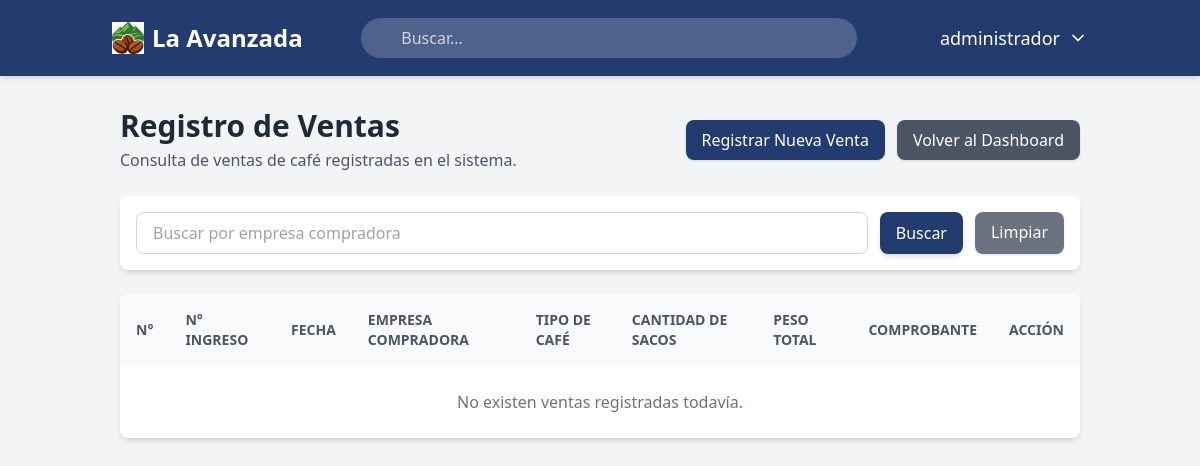
/ventas/ (signed in), run on an earlier commit of the app's database.
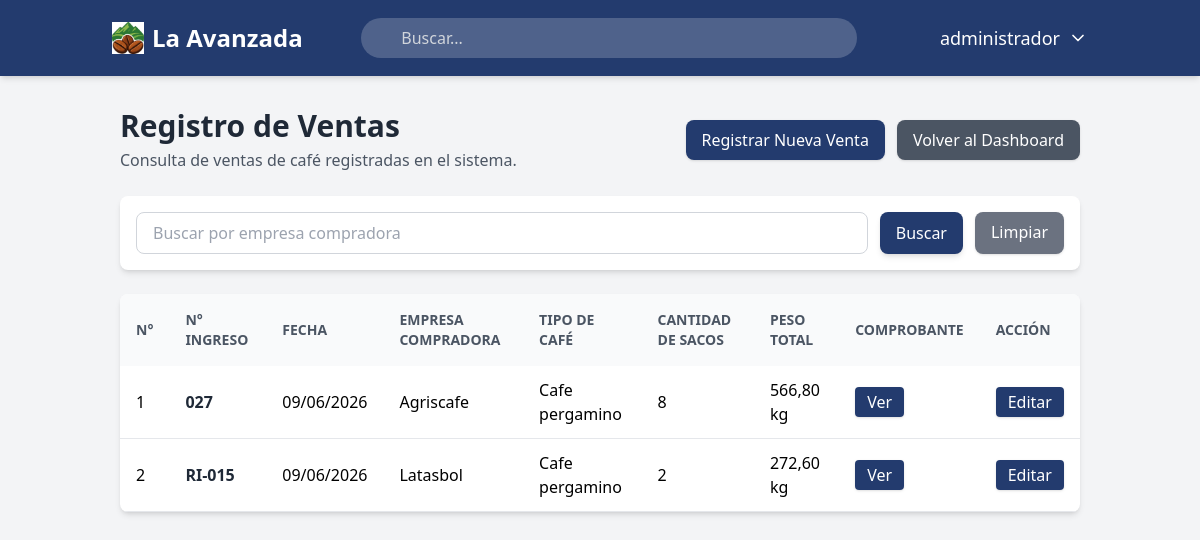
And on a later commit of the database.
### usuarios/models.py (models this page shows)
class Usuario(AbstractUser): # CREAMOS LA CLASE USUARIO
    usuario_id = models.AutoField(primary_key=True) #CAMPO USUARIO ID, ES NUMEROS AUTOMATICOS Y ES LLAVE PRIMARIA
    USERNAME_FIELD = 'username' # CAMPO PARA INICIAR SESION
    class Meta: # CONFIGURACIONES EXTRAS en la bd
        db_table = 'usuarios' # nombre de la tabla
        verbose_name = 'Usuario' # definimos en sigular el modelo dentro del panel de django
        verbose_name_plural = 'Usuarios' # define como se mostrara en plural en django

### ventas/models.py (models this page shows, shortened)
class VentaCafe(models.Model):
    TIPOS_CAFE = [
        ('Cafe pergamino', 'Café pergamino'),
        ('Cafe oro', 'Café oro'),
        ('Cafe miel / honey', 'Café miel / honey'),
    ]
    id_venta = models.AutoField(primary_key=True)
    numero_ingreso = models.CharField(
        max_length=50,
        unique=True
    )
    fecha_venta = models.DateField()
    empresa_compradora = models.CharField(
        max_length=150
    )
    tipo_cafe = models.CharField(
        max_length=30,
        choices=TIPOS_CAFE
    )
    procedencia = models.CharField(
        max_length=100,
        default='Irupana'
    )
    proveedor = models.CharField(
        max_length=100,
        default='La Avanzada'
    )
    cantidad_sacos = models.PositiveIntegerField()
    peso_total_kg = models.DecimalField(
        max_digits=10,
        decimal_places=2
    )
    registrado_por = models.ForeignKey(
        settings.AUTH_USER_MODEL,
        on_delete=models.SET_NULL,
        null=True,
        blank=True,
        related_name='ventas_registradas'
    )
    editado_por = models.ForeignKey(
        settings.AUTH_USER_MODEL,
        on_delete=models.SET_NULL,
        null=True,
        blank=True,
        related_name='ventas_editadas'
    )
    fecha_registro = models.DateTimeField(auto_now_add=True)
    class Meta:
        db_table = 'ventas_cafe'
        ordering = ['-fecha_venta', '-fecha_registro']
        verbose_name = 'Venta de café'
        verbose_name_plural = 'Ventas de café'

### ventas/views.py (the view)
# urls.py: path('', views.lista_ventas, name='lista_ventas'),
@login_required
def lista_ventas(request):
    permiso = obtener_permiso_ventas(request.user)
    if permiso == 0:
        return redirect('dashboard')
    ventas = VentaCafe.objects.all()
    buscar = request.GET.get('buscar', '').strip()
    if buscar:
        ventas = ventas.filter(
            Q(empresa_compradora__icontains=buscar) |
            Q(numero_ingreso__icontains=buscar)
        )
    ventas = ventas.order_by('-fecha_venta', '-fecha_registro')
    paginador = Paginator(ventas, 15)
    numero_pagina = request.GET.get('page')
    page_obj = paginador.get_page(numero_pagina)
    contexto = {
        'page_obj': page_obj,
        'buscar': buscar,
        'permiso': permiso,
    }
    return render(request, 'ventas/lista_ventas.html', contexto)

### principal/context_processors.py (called while the page is built)
def obtener_permisos(request):
    permisos = { # los modulos
        'registrar_compras_cafe': 0,
        'historial_compras': 0,
        'comunidades': 0,
        'productores': 0,
        'registro_ventas_cafe': 0,
        'analisis_predicciones': 0,
        'roles_usuarios': 0,
    }
    roles = []
    if request.user.is_authenticated:
        roles_usuario = UsuarioRol.objects.filter(usuario=request.user)
        roles = [usuario_rol.rol.nombre_rol for usuario_rol in roles_usuario]
        for usuario_rol in roles_usuario:
            rol = usuario_rol.rol
            for modulo in permisos.keys():
                permiso_actual = getattr(rol, modulo, 0)
                if permiso_actual > permisos[modulo]:
                    permisos[modulo] = permiso_actual
    return {
        'permisos': permisos,
        'roles': roles,
    }

### ventas/views.py (called while the page is built)
def obtener_permiso_ventas(usuario):
    roles_usuario = UsuarioRol.objects.filter(usuario=usuario)
    permiso_maximo = 0
    for usuario_rol in roles_usuario:
        rol = usuario_rol.rol
        permiso_actual = getattr(rol, 'registro_ventas_cafe', 0)
        if permiso_actual > permiso_maximo:
            permiso_maximo = permiso_actual
    return permiso_maximo

### ventas/templates/ventas/lista_ventas.html (shortened to what this page needs)
{% extends 'principal/base.html' %}
{% block content %}
<div class="max-w-7xl mx-auto">
  <div class="flex flex-col md:flex-row md:items-center md:justify-between gap-4 mb-6">
    <div>
      <h1 class="text-3xl font-bold text-gray-800">Registro de Ventas</h1>
      <p class="text-gray-600 mt-1">
        Consulta de ventas de café registradas en el sistema.
      </p>
    </div>
    <div class="flex flex-col sm:flex-row gap-3">
      {% if permiso >= 2 %}
      <a
        href="{% url 'ventas:nueva_venta' %}"
        class="bg-[#233b6e] hover:bg-[#1a2c53] text-white px-4 py-2 rounded-lg shadow text-center"
      >
        Registrar Nueva Venta
      </a>
      {% endif %}
      <a
        href="{% url 'dashboard' %}"
        class="bg-gray-600 hover:bg-gray-700 text-white px-4 py-2 rounded-lg shadow text-center"
      >
        Volver al Dashboard
      </a>
    </div>
  </div>
  <div class="bg-white rounded-lg shadow-md p-4 mb-6">
    <form method="get" class="flex flex-col md:flex-row gap-3">
      <input
        type="text"
        name="buscar"
        value="{{ buscar }}"
        placeholder="Buscar por empresa compradora"
        autocomplete="off"
        class="w-full border border-gray-300 rounded-lg px-4 py-2 focus:outline-none focus:ring-2 focus:ring-[#233b6e]"
      />
      <button
        type="submit"
        class="w-full md:w-auto bg-[#233b6e] text-white px-4 py-2 rounded-lg shadow-md hover:bg-[#1a2c53] transition-colors duration-300"
      >
        Buscar
      </button>
      <a
        href="{% url 'ventas:lista_ventas' %}"
        class="bg-gray-500 hover:bg-gray-600 text-white px-4 py-2 rounded-lg shadow text-center"
      >
        Limpiar
      </a>
    </form>
  </div>
  <div class="bg-white rounded-lg shadow-md overflow-hidden">
    <div class="overflow-x-auto">
      <table class="min-w-full border-collapse">
        <thead class="bg-gray-50 text-gray-600 uppercase text-sm">
          <tr>
            <th class="px-4 py-4 text-left font-semibold">N°</th>
            <th class="px-4 py-4 text-left font-semibold">N° ingreso</th>
            <th class="px-4 py-4 text-left font-semibold">Fecha</th>
            <th class="px-4 py-4 text-left font-semibold">Empresa compradora</th>
            <th class="px-4 py-4 text-left font-semibold">Tipo de café</th>
            <th class="px-4 py-4 text-left font-semibold">Cantidad de sacos</th>
            <th class="px-4 py-4 text-left font-semibold">Peso total</th>
            <th class="px-4 py-4 text-left font-semibold">Comprobante</th>
            {% if permiso >= 2 %}
            <th class="px-4 py-4 text-left font-semibold">Acción</th>
            {% endif %}
          </tr>
        </thead>
        <tbody>
          {% for venta in page_obj %}
          <tr class="border-b hover:bg-gray-50">
            <td class="px-4 py-3">
              {{ page_obj.start_index|add:forloop.counter0 }}
            </td>
            <td class="px-4 py-3 font-semibold text-gray-800">
              {{ venta.numero_ingreso }}
            </td>
            <td class="px-4 py-3">
              {{ venta.fecha_venta|date:"d/m/Y" }}
            </td>
            <td class="px-4 py-3">
              {{ venta.empresa_compradora }}
            </td>
            <td class="px-4 py-3">
              {{ venta.tipo_cafe }}
            </td>
            <td class="px-4 py-3">
              {{ venta.cantidad_sacos }}
            </td>
            <td class="px-4 py-3">
              {{ venta.peso_total_kg|floatformat:2 }} kg
            </td>
            <td class="px-4 py-3">
              <a
                href="{% url 'ventas:comprobante_venta_pdf' venta.pk %}"
                target="_blank"
                class="bg-[#233b6e] hover:bg-[#1a2c53] text-white px-3 py-1 rounded shadow transition-colors duration-300"
              >
                Ver
              </a>
            </td>
            {% if permiso >= 2 %}
            <td class="px-4 py-3">
              <a
                href="{% url 'ventas:editar_venta' venta.pk %}"
                class="bg-[#233b6e] hover:bg-[#1a2c53] text-white px-3 py-1 rounded shadow transition-colors duration-300"
              >
                Editar
              </a>
            </td>
            {% endif %}
          </tr>
          {% empty %}
          <tr>
            {% if permiso >= 2 %}
            <td colspan="9" class="px-4 py-6 text-center text-gray-500">
              No existen ventas registradas todavía.
            </td>
            {% else %}
            <td colspan="8" class="px-4 py-6 text-center text-gray-500">
              No existen ventas registradas todavía.
            </td>
            {% endif %}
          </tr>
          {% endfor %}
        </tbody>
      </table>
    </div>
  </div>
</div>
{% endblock %}

### principal/templates/principal/base.html (shortened to what this page needs)
{% load static %}
<!DOCTYPE html>
<html lang="es">
<head>
    <script src="https://cdn.tailwindcss.com"></script>
</head>
<body class="bg-gray-100 font-sans">
    <nav class="bg-[#233b6e] text-white shadow-md">
        <div class="container mx-auto px-4 py-4 flex flex-col md:flex-row justify-between items-center space-y-4 md:space-y-0">
            <a href="{% url 'dashboard' %}" class="flex items-center gap-2 text-2xl font-bold rounded-lg px-2 py-1 transition-all hover:bg-white/10">
                <img src="{% static 'img/logoavanzada2.jpg' %}" alt="La Avanzada" class="h-8 w-8">
                <span>La Avanzada</span>
            </a>
            <div class="relative w-full md:w-1/2">
                <input
                    type="text"
                    id="transaction-input"
                    placeholder="Buscar..."
                    class="w-full bg-white/20 text-white rounded-full py-2 pl-10 pr-4 focus:outline-none focus:ring-2 focus:ring-white/50 placeholder-gray-300"
                >
            </div>
            <div class="flex items-center space-x-6">
                <div class="relative">
                    <button id="user-menu-button" class="flex items-center space-x-2 text-lg font-medium transition-all hover:bg-white/10 p-2 rounded-lg">
                        <span>{{ user.first_name|default:user.username }}</span>
                        <svg xmlns="http://www.w3.org/2000/svg" width="20" height="20"
                             viewBox="0 0 24 24" fill="none" stroke="currentColor"
                             stroke-width="2" stroke-linecap="round" stroke-linejoin="round"
                             class="lucide lucide-chevron-down">
                            <path d="m6 9 6 6 6-6"></path>
                        </svg>
                    </button>
                </div>
            </div>
        </div>
    </nav>
    <main class="container mx-auto p-8">
        {% block content %}
        {% endblock content %}
    </main>
</body>
</html>

What changed in the data, as far as the page shows it:
added VentaCafe: start_index|add "1", numero_ingreso "027", fecha_venta "09/06/2026", empresa_compradora "Agriscafe", tipo_cafe "Cafe pergamino", cantidad_sacos "8", peso_total_kg "566,80"
added VentaCafe: start_index|add "2", numero_ingreso "RI-015", fecha_venta "09/06/2026", empresa_compradora "Latasbol", tipo_cafe "Cafe pergamino", cantidad_sacos "2", peso_total_kg "272,60"
Also different on the page:
text no longer shown: "No existen ventas registradas todavía."
